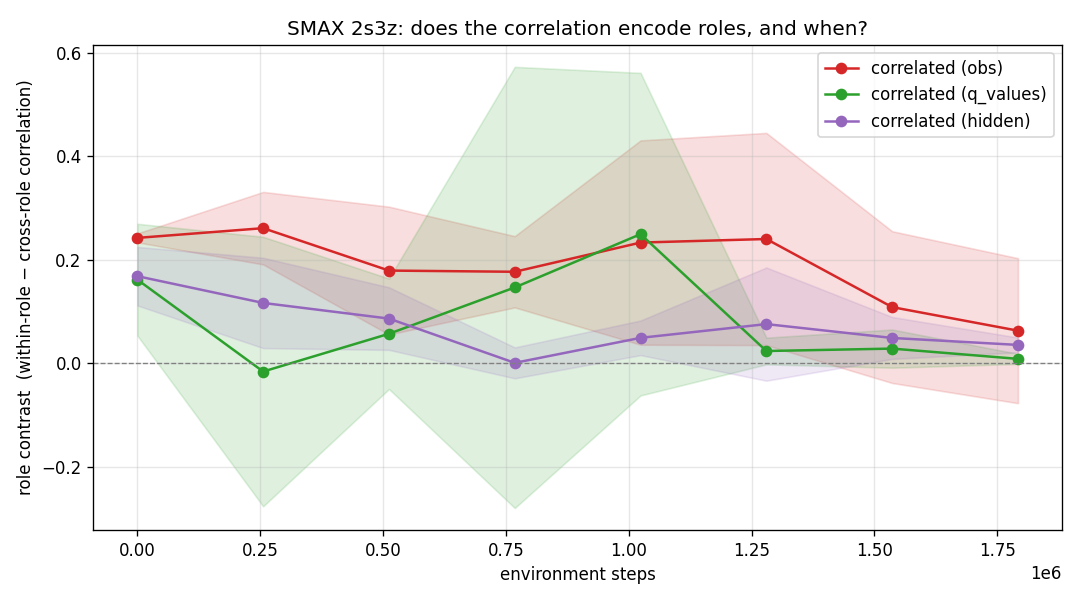

Source code (Python):
"""How the learned correlation's *role contrast* evolves over training.

The copula recomputes the correlation matrix every step from current features,
and exploration matters most early (high epsilon). So *when* the matrix carries
role structure matters. We summarise each logged snapshot by a single number:

    role_contrast = mean(within-role corr) - mean(cross-role corr)

High contrast = the method couples same-role agents (the intended behaviour);
~0 = uniform correlation (no role information used).

In 2s3z the allies are [stalker_0, stalker_1, zealot_0, zealot_1, zealot_2].
"""

import glob

import matplotlib.pyplot as plt
import numpy as np

# index pairs
WITHIN = [(0, 1), (2, 3), (2, 4), (3, 4)]          # stalker-stalker, zealot-zealot
CROSS = [(0, 2), (0, 3), (0, 4), (1, 2), (1, 3), (1, 4)]  # stalker-zealot


def contrast(R):
    w = np.mean([R[i, j] for i, j in WITHIN])
    c = np.mean([R[i, j] for i, j in CROSS])
    return w - c


def curves(sim):
    """Return (steps, mean_contrast, std_contrast) across seeds."""
    per_seed = []
    steps = None
    for p in sorted(glob.glob(f"results_smax/smax_2s3z_vdn_correlated_{sim}_s*.npz")):
        d = np.load(p, allow_pickle=True)
        M, S = d["corr_log_matrices"], d["corr_log_steps"]
        if M.shape[0] == 0:
            continue
        per_seed.append([contrast(M[k]) for k in range(M.shape[0])])
        steps = S
    arr = np.array(per_seed)
    return steps, arr.mean(0), arr.std(0)


def main():
    fig, ax = plt.subplots(figsize=(9, 5))
    colors = {"obs": "tab:red", "q_values": "tab:green", "hidden": "tab:purple"}
    for sim in ["obs", "q_values", "hidden"]:
        steps, mean, std = curves(sim)
        ax.plot(steps, mean, "o-", color=colors[sim], label=f"correlated ({sim})")
        ax.fill_between(steps, mean - std, mean + std, color=colors[sim], alpha=0.15)
    ax.axhline(0, color="gray", lw=0.8, ls="--")
    ax.set_xlabel("environment steps")
    ax.set_ylabel("role contrast  (within-role − cross-role correlation)")
    ax.set_title("SMAX 2s3z: does the correlation encode roles, and when?")
    ax.legend()
    ax.grid(alpha=0.3)
    fig.tight_layout()
    fig.savefig("plot_smax_corr_evolution.png", dpi=120)
    print("saved plot_smax_corr_evolution.png")


if __name__ == "__main__":
    main()
